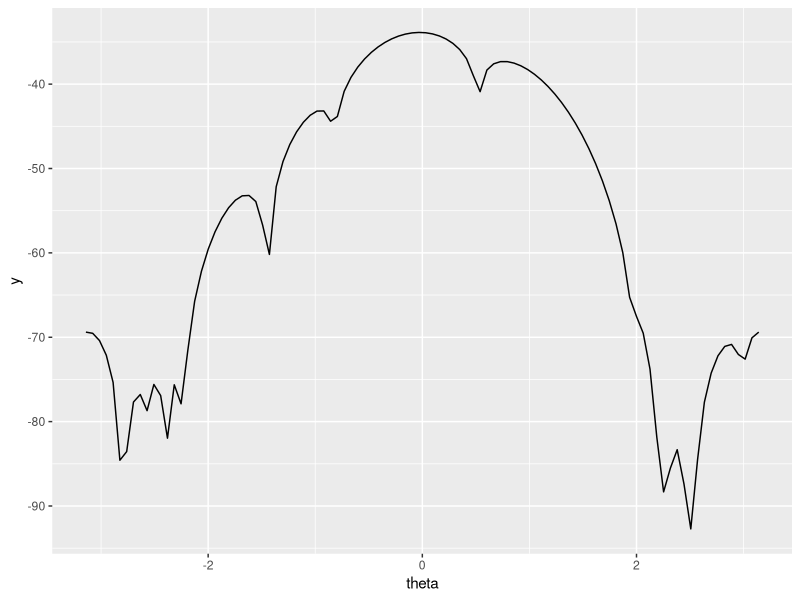
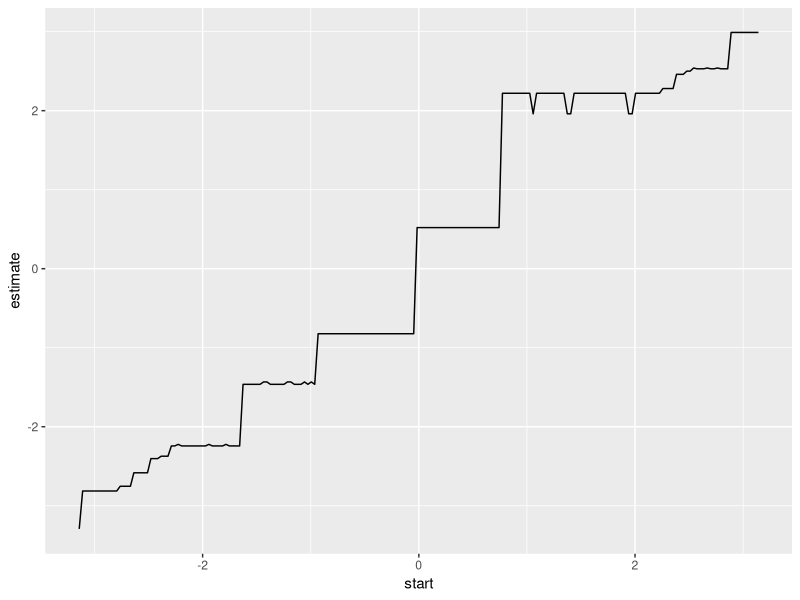

Generate these figures, in order, with R:
## ---- chunk 1
knitr::opts_chunk$set(echo = TRUE)
## ---- chunk 2
## For reproducibility --- don't change this!
set.seed(01182018)
library(tidyverse)
## ---- chunk 3
ll.1a <- function(x, theta) -length(x) * log(2 * pi) + sum(log(1 - cos(x - theta)))
x <- c(3.91, 4.85, 2.28, 4.06, 3.70, 4.04, 5.46, 3.53, 2.28, 1.96, 2.53, 3.88, 2.22, 3.47, 2.22, 3.47, 4.82, 2.46, 2.99, 2.54, 0.52, 2.50)
y <- 

gg <- tibble(theta = seq(-pi, pi, len = 100), 
       y = map_dbl(seq(-pi, pi, len = 100), 
                   ~ ll.1a(x = x, theta = .x))) %>%
  ggplot() + 
  geom_line(aes(x = theta, y = y))

print(gg)
## ---- chunk 4
optim_bisect <- function(x, gprime, start = -1, 
                         left = -pi, right = pi, epsilon = .01, 
                         adj = FALSE) {
  
  err = epsilon + 1
  xt_vec = start
  
  while(err > epsilon) {
    
    slope <- gprime(x, left) * gprime(x, xt_vec[length(xt_vec)])
    if(slope <= 0) { right <- xt_vec[length(xt_vec)] 
    } else left <- xt_vec[length(xt_vec)]
    xt_vec[length(xt_vec) + 1] <- if(adj) left + ( right - left) / 2 else (left + right) / 2
    err <- abs(xt_vec[length(xt_vec)] - xt_vec[length(xt_vec) - 1]) /
      (abs(xt_vec[length(xt_vec)]) + epsilon)
    
    
  }
  
  return(xt_vec)
  
}


gprime <- function(x, theta) sum(-sin(x - theta) / 
                                   (1 - cos(x - theta)))

starts <- c(-2.7, -1, 0, 1, 2.7)

map(starts, ~ optim_bisect(x = x, gprime = gprime, 
             left = -pi, right = pi, start = .x, 
             epsilon = 0.001, adj = TRUE) 
) %>%
  map_dbl(~ .x[length(.x)])

## ---- chunk 5
optim_newtraph <- function(dg, d2g, x, theta0, iter) { 
  
  thetatrace <- theta <- theta0 #initialize starting conditions
  
  ## iterate
  for(i in 1:iter) {
    thetatrace[i+1] <- theta <- theta - dg(x, theta)/d2g(x, theta)
    if(is.nan(theta)) {
      thetatrace <- thetatrace[-length(thetatrace)]
      theta <- thetatrace[length(thetatrace)]
      break
    }
  }
  return(list(final = theta, trace = thetatrace)) 
  
}

g2prime <- function(x, theta) sum(1 / (1 - cos(x - theta))) 

map(starts, ~ optim_newtraph(dg = gprime, d2g = g2prime, 
                             x = x, theta0 = .x, iter = 100)
) %>% 
  map_dbl(~ .x$final)

## ---- chunk 6
map(seq(-pi, pi, len=200), ~ optim_newtraph(dg = gprime, d2g = g2prime, 
                             x = x, theta0 = .x, iter = 100)
) %>% 
  map_dbl(~ .x$final) %>%
  tibble(start = seq(-pi, pi, len=200), estimate = .) %>%
  ggplot() + 
  geom_line(aes(x = start, y = estimate))

## ---- chunk 7
# ugh don't look this is so ugly. 
nCCt <- function(nC, pC, pI, pT) nC*pC^2 / (pC^2 + 2*pC*pI + 2*pC*pT)
nCIt <- function(nC, pC, pI, pT) nC*2*pC*pI / (pC^2 + 2*pC*pI + 2*pC*pT)
nCTt <- function(nC, pC, pI, pT) nC*2*pC*pT / (pC^2 + 2*pC*pI + 2*pC*pT)
nIIt <- function(nI, nU, pI, pT) nI * pI^2 / (pI^2 + 2*pT*pI) + nU * pI^2 / (pI^2 + 2*pI*pT + pT^2)
nITt <- function(nI, nU, pI, pT) nI * 2*pI*pT / (pI^2 + 2*pT*pI) + nU * 2*pI*pT / (pI^2 + 2*pI*pT + pT^2)
nTTt <- function(nT, nU, pI, pT) nT + nU * pT^2 / (pI^2 + 2*pI*pT + pT^2)

pC_next <- function(nC, nI, nT, nU, pC, pI, pT, n) {
  (2*nCCt(nC, pC, pI, pT) + nCIt(nC, pC, pI, pT) + nCTt(nC, pC, pI, pT))/(2*n)
}

pI_next <- function(nC, nI, nT, nU, pC, pI, pT, n) {
  (2*nIIt(nI, nU, pI, pT) + nITt(nI, nU,pI, pT) + nCIt(nC, pC, pI, pT))/(2*n)
}

pT_next <- function(nC, nI, nT, nU, pC, pI, pT, n) {
  (2*nTTt(nT, nU, pI, pT) + nCTt(nC, pC, pI, pT) + nITt(nI, nU,pI, pT))/(2*n)
}

enns <- tibble(nC = 85, nI = 196, nT = 341, nU = 622)
#enns <- tibble(nC = 85, nI = 196, nT = 341, nU = 0) # old 

pees <- tibble(pC = 0.33, pI = 0.33, pT = 0.33) %>% as.matrix()
i = 1
Rcrit = 0.001
R = Rcrit + 1
while(R > Rcrit) {
  pees <- rbind(pees, c(pC_next(enns$nC, enns$nI, enns$nT, enns$nU, 
                                pees[i, 1], pees[i, 2], pees[i, 3], n = sum(as.matrix(enns))), 
                        pI_next(enns$nC, enns$nI, enns$nT, enns$nU, 
                                pees[i, 1], pees[i, 2], pees[i, 3], n = sum(as.matrix(enns))), 
                        pT_next(enns$nC, enns$nI, enns$nT, enns$nU, 
                                pees[i, 1], pees[i, 2], pees[i, 3], n = sum(as.matrix(enns)))))
  i = i+1
  R = sqrt(sum((pees[i,] - pees[i - 1,])^2)) / sqrt(sum(pees[i - 1,]))
  
}

